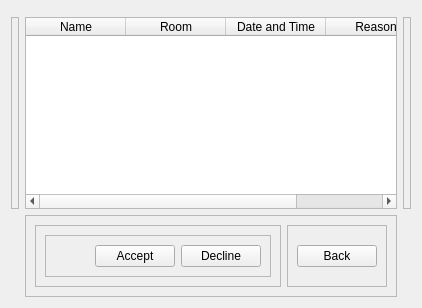
         <widget class="QWidget" name="checkappointment_page">
          <layout class="QGridLayout" name="gridLayout_4">
           <item row="0" column="1">
            <widget class="QFrame" name="frame_39">
             <property name="frameShape">
              <enum>QFrame::StyledPanel</enum>
             </property>
             <property name="frameShadow">
              <enum>QFrame::Raised</enum>
             </property>
            </widget>
           </item>
           <item row="1" column="0">
            <widget class="QFrame" name="frame_31">
             <property name="minimumSize">
              <size>
               <width>8</width>
               <height>0</height>
              </size>
             </property>
             <property name="frameShape">
              <enum>QFrame::StyledPanel</enum>
             </property>
             <property name="frameShadow">
              <enum>QFrame::Raised</enum>
             </property>
            </widget>
           </item>
           <item row="1" column="1">
            <widget class="QTableWidget" name="pendingApt_table">
             <property name="contextMenuPolicy">
              <enum>Qt::DefaultContextMenu</enum>
             </property>
             <property name="gridStyle">
              <enum>Qt::SolidLine</enum>
             </property>
             <attribute name="horizontalHeaderShowSortIndicator" stdset="0">
              <bool>true</bool>
             </attribute>
             <attribute name="horizontalHeaderStretchLastSection">
              <bool>true</bool>
             </attribute>
             <attribute name="verticalHeaderStretchLastSection">
              <bool>false</bool>
             </attribute>
             <column>
              <property name="text">
               <string>Name</string>
              </property>
             </column>
             <column>
              <property name="text">
               <string>Room</string>
              </property>
             </column>
             <column>
              <property name="text">
               <string>Date and Time</string>
              </property>
             </column>
             <column>
              <property name="text">
               <string>Reason</string>
              </property>
             </column>
            </widget>
           </item>
           <item row="1" column="2">
            <widget class="QFrame" name="frame_29">
             <property name="minimumSize">
              <size>
               <width>8</width>
               <height>0</height>
              </size>
             </property>
             <property name="frameShape">
              <enum>QFrame::StyledPanel</enum>
             </property>
             <property name="frameShadow">
              <enum>QFrame::Raised</enum>
             </property>
            </widget>
           </item>
           <item row="2" column="1">
            <widget class="QFrame" name="frame_30">
             <property name="minimumSize">
              <size>
               <width>0</width>
               <height>64</height>
              </size>
             </property>
             <property name="frameShape">
              <enum>QFrame::StyledPanel</enum>
             </property>
             <property name="frameShadow">
              <enum>QFrame::Raised</enum>
             </property>
             <layout class="QHBoxLayout" name="horizontalLayout_24">
              <item>
               <widget class="QFrame" name="frame_37">
                <property name="frameShape">
                 <enum>QFrame::StyledPanel</enum>
                </property>
                <property name="frameShadow">
                 <enum>QFrame::Raised</enum>
                </property>
                <layout class="QHBoxLayout" name="horizontalLayout_12">
                 <item>
                  <widget class="QFrame" name="frame_40">
                   <property name="frameShape">
                    <enum>QFrame::StyledPanel</enum>
                   </property>
                   <property name="frameShadow">
                    <enum>QFrame::Raised</enum>
                   </property>
                   <layout class="QHBoxLayout" name="horizontalLayout_11">
                    <item>
                     <spacer name="horizontalSpacer">
                      <property name="orientation">
                       <enum>Qt::Horizontal</enum>
                      </property>
                      <property name="sizeHint" stdset="0">
                       <size>
                        <width>40</width>
                        <height>20</height>
                       </size>
                      </property>
                     </spacer>
                    </item>
                    <item>
                     <widget class="QPushButton" name="acceptApt_btn">
                      <property name="sizePolicy">
                       <sizepolicy hsizetype="Fixed" vsizetype="Fixed">
                        <horstretch>0</horstretch>
                        <verstretch>0</verstretch>
                       </sizepolicy>
                      </property>
                      <property name="text">
                       <string>Accept</string>
                      </property>
                     </widget>
                    </item>
                    <item>
                     <widget class="QPushButton" name="declineApt_btn">
                      <property name="sizePolicy">
                       <sizepolicy hsizetype="Fixed" vsizetype="Fixed">
                        <horstretch>0</horstretch>
                        <verstretch>0</verstretch>
                       </sizepolicy>
                      </property>
                      <property name="text">
                       <string>Decline</string>
                      </property>
                     </widget>
                    </item>
                   </layout>
                  </widget>
                 </item>
                </layout>
               </widget>
              </item>
              <item>
               <widget class="QFrame" name="frame_38">
                <property name="sizePolicy">
                 <sizepolicy hsizetype="Fixed" vsizetype="Preferred">
                  <horstretch>0</horstretch>
                  <verstretch>0</verstretch>
                 </sizepolicy>
                </property>
                <property name="frameShape">
                 <enum>QFrame::StyledPanel</enum>
                </property>
                <property name="frameShadow">
                 <enum>QFrame::Raised</enum>
                </property>
                <layout class="QGridLayout" name="gridLayout_6">
                 <item row="0" column="0">
                  <widget class="QPushButton" name="backApt_btn">
                   <property name="sizePolicy">
                    <sizepolicy hsizetype="Fixed" vsizetype="Fixed">
                     <horstretch>0</horstretch>
                     <verstretch>0</verstretch>
                    </sizepolicy>
                   </property>
                   <property name="text">
                    <string>Back</string>
                   </property>
                   <property name="autoDefault">
                    <bool>false</bool>
                   </property>
                   <property name="default">
                    <bool>false</bool>
                   </property>
                   <property name="flat">
                    <bool>false</bool>
                   </property>
                  </widget>
                 </item>
                </layout>
               </widget>
              </item>
             </layout>
            </widget>
           </item>
          </layout>
         </widget>
